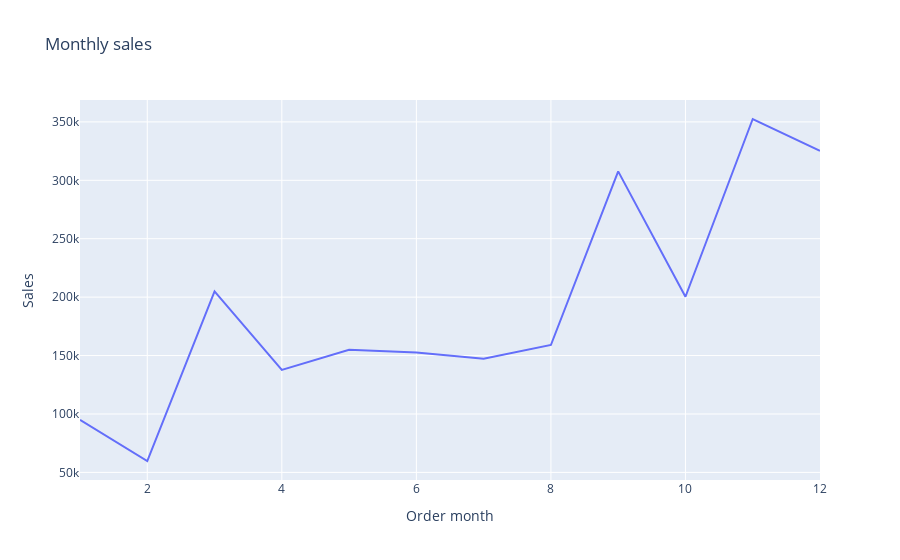

Notebook code for this chart:
### Markdown cell above
# Monthly sales analysis

### Code cell
monthly_sales=df.groupby('Order month')['Sales'].sum().reset_index()
fig=px.line(monthly_sales,
            x='Order month',
            y='Sales',
            title='Monthly sales')
fig.show()

### Figure 1 — Plotly figure (JSON) as saved in the notebook; plotly's stock layout.template omitted (floating-point values rounded to 4 significant figures)
{"data": [{"hovertemplate": "Order month=%{x}<br>Sales=%{y}<extra></extra>", "legendgroup": "", "line": {"color": "#636efa", "dash": "solid"}, "marker": {"symbol": "circle"}, "mode": "lines", "name": "", "orientation": "v", "showlegend": false, "type": "scatter", "x": [1, 2, 3, 4, 5, 6, 7, 8, 9, 10, 11, 12], "xaxis": "x", "y": [94920.0, 59750.0, 205000.0, 137800.0, 155000.0, 152700.0, 147200.0, 159000.0, 307600.0, 200300.0, 352500.0, 325300.0], "yaxis": "y"}], "layout": {"legend": {"tracegroupgap": 0}, "title": {"text": "Monthly sales"}, "xaxis": {"anchor": "y", "domain": [0, 1], "title": {"text": "Order month"}}, "yaxis": {"anchor": "x", "domain": [0, 1], "title": {"text": "Sales"}}}}
